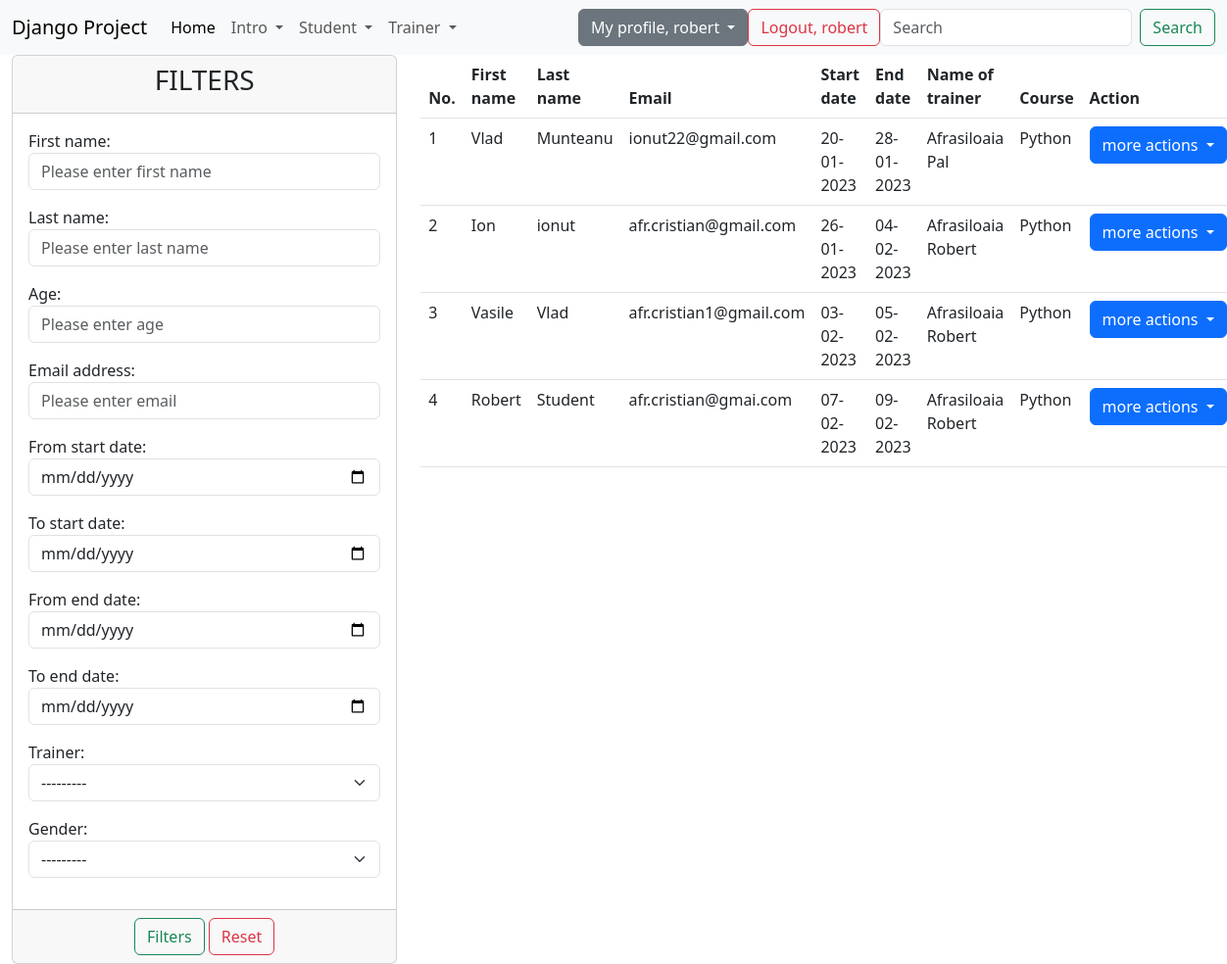
Page /list_of_students/ (signed in) on the committed database.
### trainer/models.py (models this page shows)
class Trainer(models.Model):
    first_name = models.CharField(max_length=20)
    last_name = models.CharField(max_length=20)
    course = models.CharField(max_length=50)
    description = models.TextField(max_length=300)
    start_date = models.DateField()
    end_date = models.DateField()
    active = models.BooleanField(default=True)
    created_at = models.DateTimeField(auto_now_add=True)
    updated_at = models.DateTimeField(auto_now=True)
    def __str__(self):
        return f'{self.first_name} {self.last_name}'

### student/models.py (models this page shows)
class Student(models.Model):
    gender_opstion = (('male', 'Male'), ('female', 'Female'))
    first_name = models.CharField(max_length=20)
    last_name = models.CharField(max_length=20)
    age = models.IntegerField()
    email = models.EmailField(max_length=50)
    description = models.TextField(max_length=300)
    start_date = models.DateField()
    end_date = models.DateField()
    gender = models.CharField(max_length=6, choices=gender_opstion )
    active = models.BooleanField(default=True)
    trainer = models.ForeignKey(Trainer, on_delete=models.CASCADE, null=True)
    created_at = models.DateTimeField(auto_now_add=True)
    updated_at = models.DateTimeField(auto_now=True)
    def __str__(self):
        return f'{self.first_name} {self.last_name}'

### student/views.py (the view)
# urls.py: path('list_of_students/', views.StudentListView.as_view(), name='list-of-students'),
class StudentListView(ListView):
    template_name = 'student/list_of_students.html'
    model = Student
    context_object_name = 'students' # Student.objects.all()
    def get_queryset(self):
        return Student.objects.filter(active=True)
    def get_context_data(self, **kwargs):
        data = super(StudentListView, self).get_context_data(**kwargs)
        all_students = Student.objects.filter(active=True)
        myFilter = StudentFilter(self.request.GET, queryset=all_students)
        data['students'] = myFilter.qs
        data['filters'] = myFilter.form
        return data

### templates/student/list_of_students.html (shortened to what this page needs)
{% extends 'base.html' %}
{% block content %}
    <div class="container-fluid">
        <div class="row">
            <div class="col-md-4">
                <div class="card">
                    <div class="card-header">
                        <h3 class="text-center">FILTERS</h3>
                    </div>
                    <form method="get">
                        <div class="card-body">
                            {{ filters.as_p }}
                        </div>
                        <div class="card-footer text-center">
                            <button type="submit" class="btn btn-outline-success"> Filters</button>
                            <a href="{% url 'list-of-students' %}" class="btn btn-outline-danger"> Reset</a>
                        </div>
                    </form>
                </div>
            </div>
            <div class="col-md-8">
                <table class="table">
                    <thead>
                    <tr>
                        <th>No.</th>
                        <th>First name</th>
                        <th>Last name</th>
                        <th>Email</th>
                        <th>Start date</th>
                        <th>End date</th>
                        <th>Name of trainer</th>
                        <th>Course</th>
                        <th>Action</th>
                    </tr>
                    </thead>
                    <tbody>
                    {% for student in students %}
                        <tr>
                            <td>{{ forloop.counter }}</td>
                            <td>{{ student.first_name }}</td>
                            <td>{{ student.last_name }}</td>
                            <td>{{ student.email }}</td>
                            <td>{{ student.start_date|date:"d-m-Y" }}</td>
                            <td>{{ student.end_date|date:"d-m-Y" }}</td>
                            <td>
                                {% if student.trainer %}
                                    {{ student.trainer.first_name }} {{ student.trainer.last_name }}
                                {% else %}
                                    No trainer
                                {% endif %}
                            </td>
                            <td>
                                {% if student.trainer.course %}
                                    {{ student.trainer.course }}
                                {% else %}
                                    No course
                                {% endif %}
                            </td>
                            <td>
                                <div class="dropdown">
                                    <button class="btn btn-primary dropdown-toggle" type="button"
                                            data-bs-toggle="dropdown" aria-expanded="false">
                                        more actions
                                    </button>
                                </div>
                            </td>
                        </tr>
                    {% endfor %}
                    </tbody>
                </table>
            </div>
        </div>
    </div>
{% endblock %}

### templates/navbar.html (shortened to what this page needs)
<nav class="navbar navbar-expand-lg bg-body-tertiary">
    <div class="container-fluid">
        <a class="navbar-brand" href="{% url 'home' %}">Django Project</a>
        <div class="collapse navbar-collapse" id="navbarSupportedContent">
            <ul class="navbar-nav me-auto mb-2 mb-lg-0">
                <li class="nav-item">
                    <a class="nav-link active" aria-current="page" href="{% url 'home' %}">Home</a>
                </li>
                <li class="nav-item dropdown">
                    <a class="nav-link dropdown-toggle" href="#" role="button" data-bs-toggle="dropdown"
                       aria-expanded="false">
                        Intro
                    </a>
                </li>
                <li class="nav-item dropdown">
                    <a class="nav-link dropdown-toggle" href="#" role="button" data-bs-toggle="dropdown"
                       aria-expanded="false">
                        Student
                    </a>
                </li>
                <li class="nav-item dropdown">
                    <a class="nav-link dropdown-toggle" href="#" role="button" data-bs-toggle="dropdown"
                       aria-expanded="false">
                        Trainer
                    </a>
                </li>
            </ul>
            {% if user.is_authenticated is False %}
                <div>
                    <a href="{% url 'login' %}" class="btn btn-outline-success">Login</a>
                    <a href="{% url 'create-user' %}" class="btn btn-outline-secondary">Sign up</a>
                </div>
            {% else %}
                <div class="dropdown">
                    <button class="btn btn-secondary dropdown-toggle" type="button" data-bs-toggle="dropdown"
                            aria-expanded="false">
                        My profile, {{ user.username }}
                    </button>
                </div>
                <div>
                    <a href="{% url 'logout' %}" class="btn btn-outline-danger"> Logout, {{ user.username }}</a>
                </div>
                <form method="get" class="d-flex" role="search" action="{% url 'search' %}">
                    <input class="form-control me-2" type="search" name="search" placeholder="Search"
                           aria-label="Search">
                    <button class="btn btn-outline-success" type="submit">Search</button>
                </form>
            {% endif %}
        </div>
    </div>
</nav>

### rows in the picture
Student: first_name "Vlad", last_name "Munteanu", email "ionut22@gmail.com", start_date "20-01-2023", end_date "28-01-2023", trainer.first_name "Afrasiloaia", trainer.last_name "Pal", trainer.course "Python"
Student: first_name "Ion", last_name "ionut", email "afr.cristian@gmail.com", start_date "26-01-2023", end_date "04-02-2023", trainer.first_name "Afrasiloaia", trainer.last_name "Robert", trainer.course "Python"
Student: first_name "Vasile", last_name "Vlad", email "afr.cristian1@gmail.com", start_date "03-02-2023", end_date "05-02-2023", trainer.first_name "Afrasiloaia", trainer.last_name "Robert", trainer.course "Python"
Student: first_name "Robert", last_name "Student", email "afr.cristian@gmai.com", start_date "07-02-2023", end_date "09-02-2023", trainer.first_name "Afrasiloaia", trainer.last_name "Robert", trainer.course "Python"

### other values in the picture
{{ user.username }} "robert"
